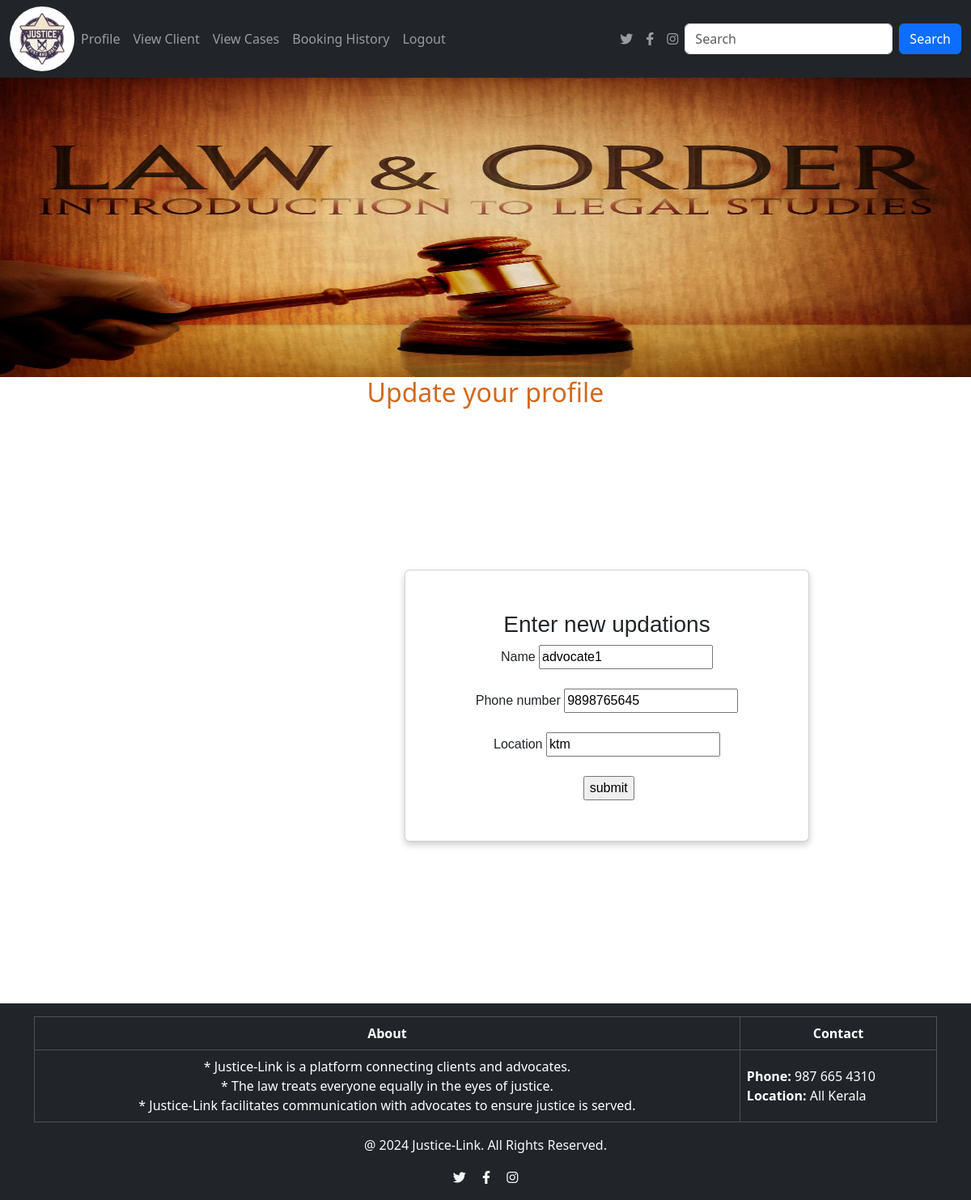
/updateadvocateprofile (signed in), run on the app's committed database.
### app/models.py (models this page shows, shortened)
class Advocate(models.Model):
    Email = models.EmailField(unique=True)
    name = models.TextField()
    phonenumber = models.IntegerField()
    password = models.TextField()
    location= models.TextField()
    bio=models.TextField()

### app/views.py (the view, shortened to what this page needs)
# urls.py: path('updateadvocateprofile',views.updateadvocateprofile),
def updateadvocateprofile(req):
    if 'advocate' in req.session:
        try:
            data = Advocate.objects.get(Email=req.session['advocate'])
        except Advocate.DoesNotExist:
            return redirect(login)
        return render(req, 'Advocate/updateadvocateprofile.html', {'data': data})
    else:
        return redirect(login)

### template/Advocate/updateadvocateprofile.html (shortened to what this page needs)
<!DOCTYPE html>
<html lang="en">
<head>
  <link href="https://cdn.jsdelivr.net/npm/bootstrap@5.3.3/dist/css/bootstrap.min.css" rel="stylesheet">
  <link href="https://cdnjs.cloudflare.com/ajax/libs/font-awesome/6.0.0-beta3/css/all.min.css" rel="stylesheet">
</head>
<body>
<nav class="navbar navbar-expand-sm navbar-dark bg-dark">
  <div class="container-fluid">
    <a href="../advocatehome" class="logo">
      <img src="static/1000_F_153564985_MLVK4XbezrFZnuAg5mlncjcQp82GaNcn.jpg" class="rounded-circle" alt="logo" width="80px" >
    </a>
    <div class="collapse navbar-collapse" id="mynavbar">
      <ul class="navbar-nav me-auto">
        <li class="nav-item"><a class="nav-link" href="../advocateprofile">Profile</a></li>
        <li class="nav-item"><a class="nav-link" href="../viewclients">View Client</a></li>
        <li class="nav-item"><a class="nav-link" href="../viewcases">View Cases</a></li>
        <li class="nav-item"><a class="nav-link" href="../bookinghistory">Booking History</a></li>
        <li class="nav-item"><a class="nav-link" href="../logout">Logout</a></li>
      </ul>
      <ul class="navbar-nav d-flex">
        <li class="nav-item"><a class="nav-link" href="https://twitter.com" target="_blank"><i class="fab fa-twitter"></i></a></li>
        <li class="nav-item"><a class="nav-link" href="https://facebook.com" target="_blank"><i class="fab fa-facebook-f"></i></a></li>
        <li class="nav-item"><a class="nav-link" href="https://instagram.com" target="_blank"><i class="fab fa-instagram"></i></a></li>
      </ul>
      <form class="d-flex">
        <input class="form-control me-2" type="text" placeholder="Search">
        <button class="btn btn-primary" type="button">Search</button>
      </form>
    </div>
  </div>
</nav>
<div>
  <img src="static/law-and-order_t.webp" alt="justice" width="100%" class="img">
</div>
<div>
    <h2>Update your profile</h2>
  </div>
<div class="card">
    <form action="" method="post" >
    <h3>Enter new updations</h3>
        <label for="">Name</label>
    <input type="text"  name="name" value="{{data.name}}" placeholder="Enter your name"><br><br>
        <label for="">Phone number</label>
    <input type="number" name="phonenumber" value="{{data.phonenumber}}" placeholder="Enter your phonenumber">
<br><br>
        <label for="">Location</label>
    <input type="text"  name="location" value="{{data.location}}" placeholder="Enter your location"><br><br>
    <input class="btn-primary" type="submit" value="submit" ><br>
    </form>
</div>
<footer class="bg-dark text-light text-center py-3 mt-4">
  <div class="container">
    <table class="table table-dark table-bordered">
      <thead class="thead-light">
        <tr>
          <th class="text-center">About</th>
          <th class="text-center">Contact</th>
        </tr>
      </thead>
      <tbody>
        <tr>
          <td class="text-justify align-middle">
            * Justice-Link is a platform connecting clients and advocates.
            <br>* The law treats everyone equally in the eyes of justice.
            <br>* Justice-Link facilitates communication with advocates to ensure justice is served.
          </td>
          <td class="text-start align-middle">
            <strong>Phone:</strong> 987 665 4310
            <br> <strong>Location:</strong> All Kerala
          </td>
        </tr>
      </tbody>
    </table>
    <p>@ 2024 Justice-Link. All Rights Reserved.</p>
    <div>
      <a href="https://twitter.com" target="_blank" class="text-light mx-2"><i class="fab fa-twitter"></i></a>
      <a href="https://facebook.com" target="_blank" class="text-light mx-2"><i class="fab fa-facebook-f"></i></a>
      <a href="https://instagram.com" target="_blank" class="text-light mx-2"><i class="fab fa-instagram"></i></a>
    </div>
  </div>
</footer>
</body>
</html>

### template/Advocate/updateadvocateprofile.html (style rules this page uses)
.img { max-height: 370px; }
.card { box-shadow: 0 4px 8px 0 rgba(0, 0, 0, 0.2); margin-top: 200px; margin-left: 500px; margin-bottom: 200px; max-width: 500px; text-align: center; vertical-align: center; font-family: arial; padding: 50px; }
h2 { text-align: center; color: chocolate; }

### data on the page
Advocate: name "advocate1", phonenumber "9898765645", location "ktm"
